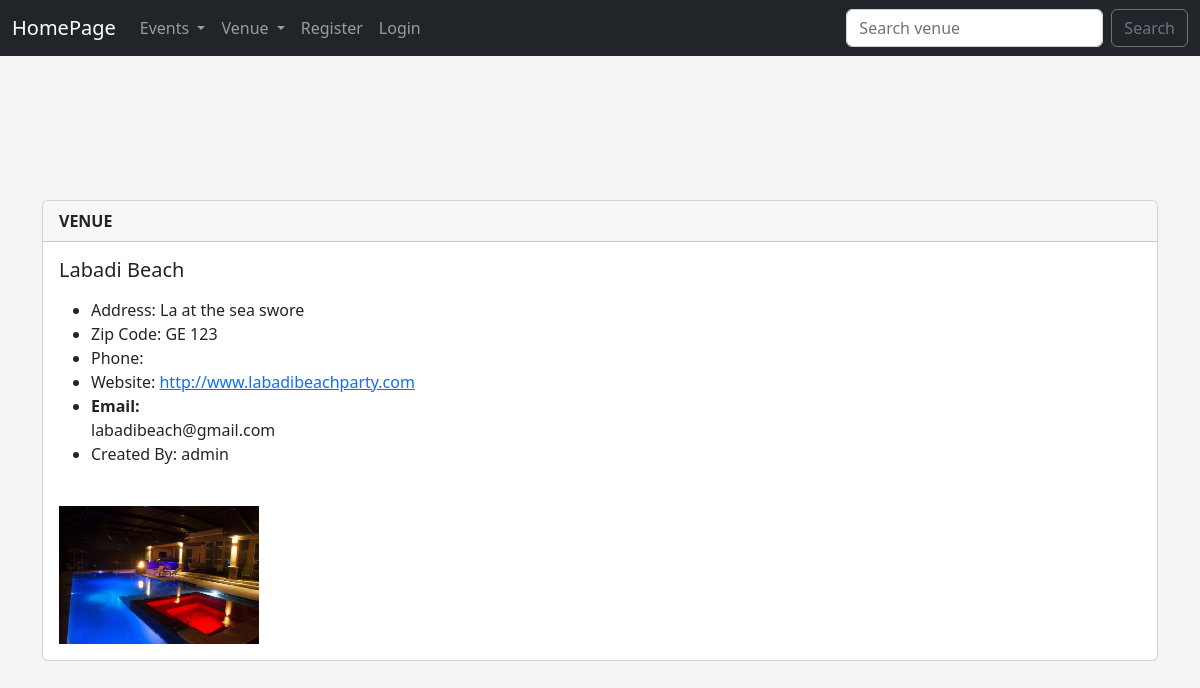
The page /show_venue/17 on the database its author committed.
### events/models.py (models this page shows)
class Venue(models.Model):
    venue_name = models.CharField('Venue Name', max_length=120)
    veune_address = models.CharField(max_length=300)
    veune_zip_code = models.CharField('Zip Code', max_length=15)
    veune_phone = models.CharField(
        'Contact Phone', max_length=10, blank=True)
    veune_web = models.URLField('Website Address', blank=True)
    veune_email_address = models.EmailField('Email Address', blank=True)
    owner = models.IntegerField("Venue Owner", blank=False, default=1)
    venue_image = models.ImageField(null=True, blank=True, upload_to="images/")
    def __str__(self):
        return self.venue_name

### events/views.py (the view)
# urls.py: path('show_venue/<venue_id>', views.show_venues, name='show-venue'),
def show_venues(request, venue_id):
    ShowVenue = Venue.objects.get(pk=venue_id)
    venue_owner = User.objects.get(pk=ShowVenue.owner)
    return render(request, 'venue/show_venue.html', {
        'ShowVenue': ShowVenue,
        'venue_owner': venue_owner,
    })

### events/templates/venue/show_venue.html
{% extends 'base.html' %}
{% block content %}
         <br>
        <br>
         <br>
         </a> <br>
         <br>
        <div class="card">
            <div class="card-header">
                <strong class="text-uppercase">Venue</strong>
            </div>
            <div class="card-body">
                <h5 class="card-title">{{ ShowVenue }}</h5>
                <p class="card-text">
                    <ul>
                        <li>Address: {{ ShowVenue.veune_address }} </li>
                        <li>Zip Code: {{ ShowVenue.veune_zip_code }} </li>
                        <li>Phone: {{ ShowVenue.veune_phone }} </li>
                        <li>Website: <a href="#">{{ ShowVenue.veune_web }}</a> </li>
                        <li><b>Email:</b> <br>
                            {{ ShowVenue.veune_email_address }}
                        </li>
                        <li>Created By: {{ venue_owner }} </li>
                    </ul>
                </p>
                <br>
                {% if ShowVenue.venue_image %}
                    <img src="{{ ShowVenue.venue_image.url }}" width="200"/>
                {% endif %}
            </div>
        </div>
{% endblock %}

### events/templates/base.html (style rules this page uses)
body { background: #f4f4f4; }

### rows shown on the page
Venue: venue_name "Labadi Beach", veune_address "La at the sea swore", veune_zip_code "GE 123", veune_web "http://www.labadibeachparty.com", veune_email_address "labadibeach@gmail.com", venue_image (picture)

### other values the page prints
{{ venue_owner }} "admin"
